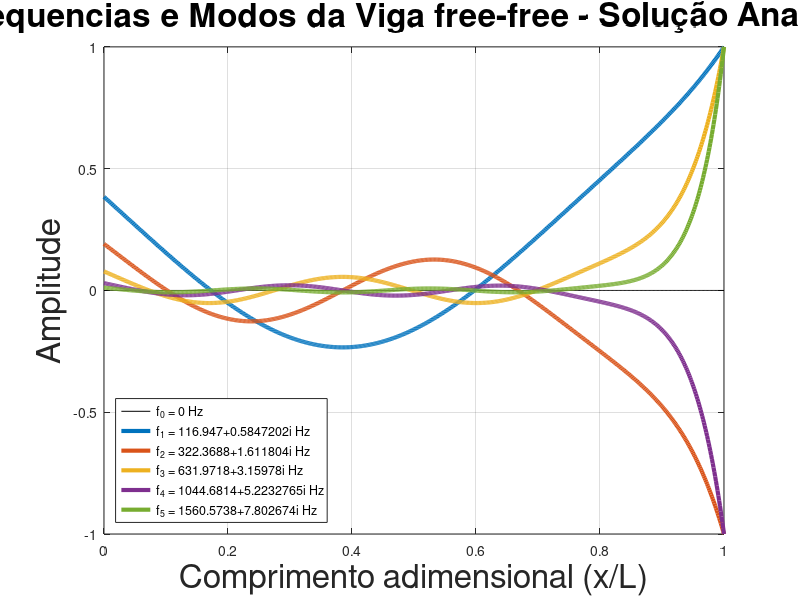
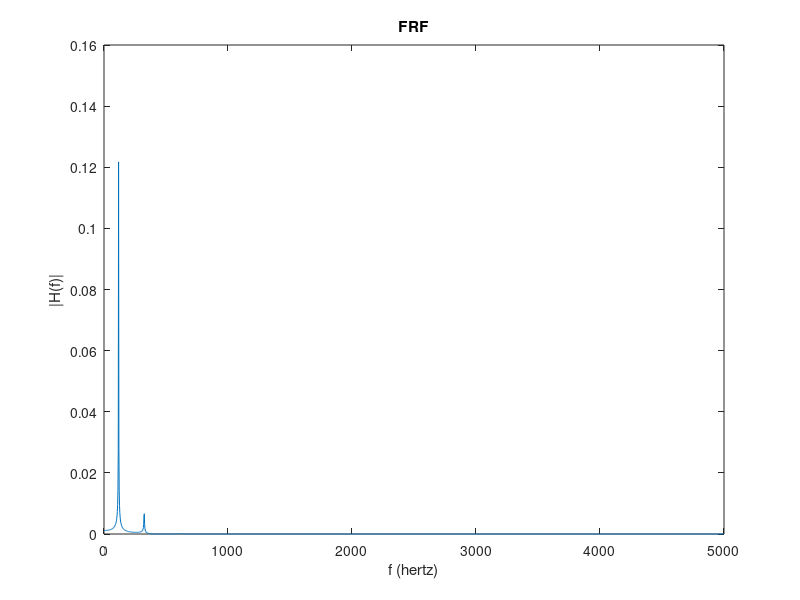

Here is the MATLAB script that generated these plots, in order:
%  Solução Analitica da Viga Livre-Livre
clear all; close all; clc

%% Definição dos parâmetros variáveis

numero_na_fila_medicao = 5;

%    Dados Viga experimental de Proc. Sinais
eta = 0.01;
E0=210e9; % modulo de elasticidade [Pa]
E=E0*(1+1i*eta); % modulo de elasticidade complexo
rho=7800; % densidade [kg/m3]


b=13e-3;  % base da seção transversal [m]
h=13e-3;  % altura da seção transversal [m]
L=770e-3;   % comprimento da viga [m]

nmod = 5; % numero de modos

xi = 0.001; % + (0.01 - 0.001) * rand(1, nmod); % coeficiente de amortecimento
%% Definição dos parâmetros constantes
beta_first_5_positions = [...
    4.73004074;
    7.85320462;
    10.9956078;
    14.1371655;
    17.2787597;
];

% Constantes de normalização sigma_n
sigma_first_5_positions = [...
    0.982502215;   % modo 1 (cosh + cos)
    1.000777312;
    0.999966450;
    1.000001450;
    0.999999937;
];

size_beta_sigma_initial_vector = length(beta_first_5_positions);

beta = zeros(1,nmod);
sigma = zeros(1,nmod);

beta(1:size_beta_sigma_initial_vector) = beta_first_5_positions;
sigma(1:size_beta_sigma_initial_vector) = sigma_first_5_positions;

if(nmod > size_beta_sigma_initial_vector)
    for k=size_beta_sigma_initial_vector + 1:nmod
        beta(k) = pi*(2*k+1)/2;
        sigma(k) = 1;
    end
end






%% Cálculo das variáveis

m=rho*b*h;   %  massa por unidade de comprimento [kg/m]
I=b*h^3/12;    % momentode inércia
dx=0.001; % discretização do espaço                                                       
x= 0:dx:L; % vetor do espaço discretizado
d=x/L ; % vetor de espaço admensional
phi=[];

distancia_saida = 20e-3; %posição na viga do acelerômetro
distancia_excitacao = numero_na_fila_medicao*(70e-3) + distancia_saida; %posição na viga da excitação
pos_vetor_excitacao = ceil(distancia_excitacao/dx);
pos_vetor_saida = ceil(distancia_saida/dx);
%% Cálculo da forma dos modos

wn = zeros(1,nmod);
fn = zeros(1,nmod);
for i=1:nmod
    fn(i)= beta(i)^2*sqrt(E*I/m)/(2*pi*L^2);   % frequencia natural
    wn(i) = beta(i)^2 * sqrt(E*I/m)/(L^2); % Frequência natural angular
    for j=1:length(d)
         phi(j,i)=cosh(beta(i)*d(j)/L) + cos(beta(i)*d(j)/L)...
        -sigma(i)*(sinh(beta(i)*d(j)/L)+sin(beta(i)*d(j)/L)); % forma do modo
    end
    phin(:,i)=phi(:,i)/max(abs(phi(:,i)));  % normalização unitária
end

phi0=zeros(size(phi(:,1)));  % vetor do modo zero
figure
plot(d,phi0,'k',d,phin,'LineWidth',3.0)
title('Frequencias e Modos da Viga free-free - Solução Analitica', 'FontSize', 24)
xlabel('Comprimento adimensional (x/L)', 'FontSize', 24)
ylabel('Amplitude', 'FontSize', 24)
labels = cell(1, nmod+1);  % +1 porque a primeira frequência é 0 Hz

labels{1} = 'f_0 = 0 Hz';
for k = 1:nmod
    labels{k+1} = ['f_' num2str(k) ' = ' num2str(fn(k)) ' Hz'];
end

lgd = legend(labels,'Location','southwest');
%lgd.FontSize=16;
grid

%% Cálculo da massa modal

m_modal = zeros(1,nmod);
size_x = length(x);
for i=1:nmod
    for j=1:size_x
        m_modal(i) = m_modal(i) + phi(j,i)^2*dx;
    end
     m_modal(i) = m_modal(i)*m;
end




%% Cálculo da FRF

df = 2.5;
f = 0:df:4997.5;
size_frf = length(f);
frf_viga = zeros(1,size_frf);
w= 2*pi*f;  % vetor de frequencias em radianos

for p=1:size_frf
    for j=1:nmod
        numerador = phi(pos_vetor_saida,j)*phi(pos_vetor_excitacao,j);
        denominador = m_modal(j)*((fn(j)/(2*pi))^2 - (f(p)/(2*pi))^2 + i*2*f(p)*fn(j)*xi/(4*pi^2));
        frf_viga(p) = frf_viga(p) + numerador/denominador;
    end
end

figure;
plot(f,abs(frf_viga));
xlabel("f (hertz)");
ylabel("|H(f)|");
title("FRF");
